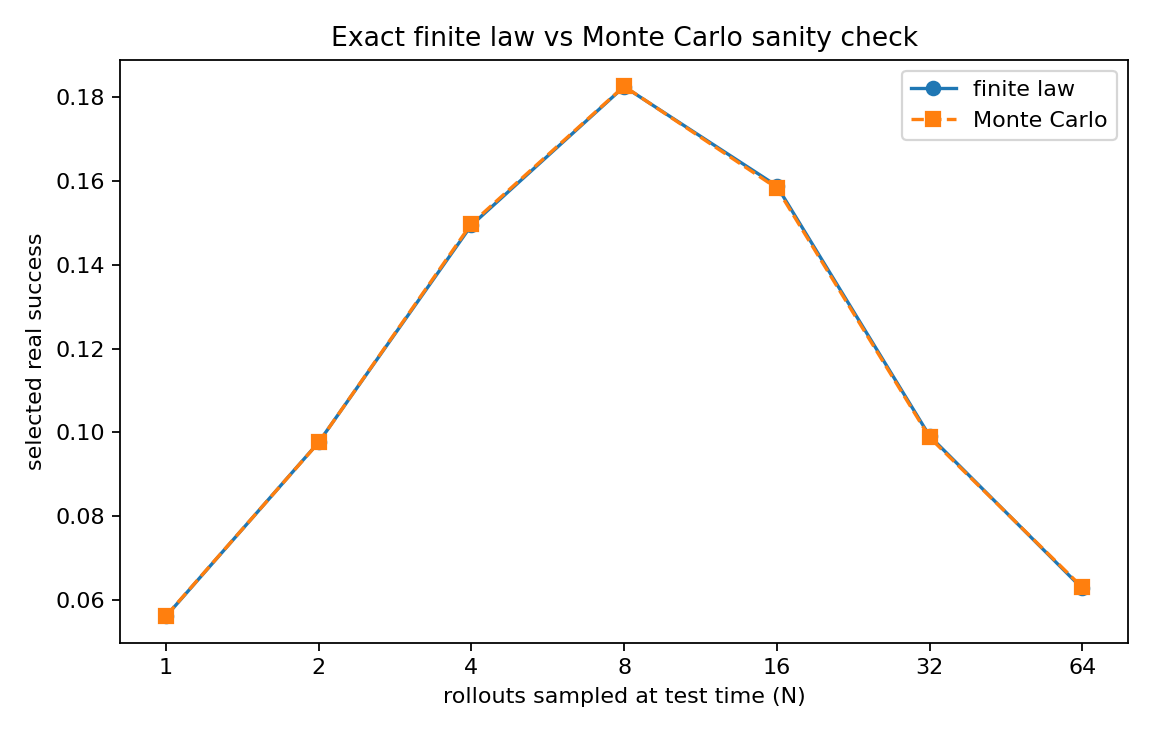
#> input picture results/figures/exp1_exact_vs_mc_success.png, 1152 x 736 px; the run also reads 1 picture not shown here
$ python figure_quality.py
#> lines starting #> are read from the running program, lines starting #| are printed output that depends on the picture; after the words box and inside, x2 and y2 are one past the last pixel; in counts of white or black regions, pixels touching at a corner belong together
### src/wam_inference_value/figure_quality.py
from __future__ import annotations

from dataclasses import dataclass
from pathlib import Path
from typing import Any

import matplotlib.image as mpimg
import numpy as np


EXPECTED_FIGURE_NAMES = {
    "exp1_exact_vs_mc_success.png",
    "exp1_exact_vs_mc_success_learned.png",
    "exp2_auc_vs_moment_error.png",
    "exp3_pilot_to_heldout_mae.png",
    "exp4_score_function_curves.png",
    "exp4_score_function_curves_learned.png",
    "exp5_imagined_vs_real_gap.png",
    "exp5_imagined_vs_real_gap_learned.png",
    "exp6_adaptive_allocation.png",
    "exp6_adaptive_allocation_learned.png",
    "exp7_closed_loop_success.png",
    "exp7_closed_loop_success_learned.png",
    "exp8_nonstationary_shift.png",
    "exp10_falsification_bad_scorer.png",
    "learned_wam_vs_analytic_wam.png",
    "multi_env_inference_curves.png",
    "benchmark_maniskill_curves.png",
    "benchmark_gym_robotics_curves.png",
    "benchmark_metaworld_curves.png",
    "benchmark_robosuite_curves.png",
    "benchmark_visual_wam_lite_curves.png",
    "benchmark_gym_robotics_visual_wam_curves.png",
    "inference_audit_tail_alignment.png",
    "inference_audit_tail_alignment_learned.png",
    "imagination_scaling_frontier.png",
}


@dataclass(frozen=True)
class FigureQualityCheck:
    name: str
    ok: bool
    detail: str


def add(checks: list[FigureQualityCheck], name: str, ok: bool, detail: str) -> None:
    checks.append(FigureQualityCheck(name=name, ok=bool(ok), detail=detail))


def scan_pngs(results_dir: Path) -> list[Path]:
    figures_dir = results_dir / "figures"
    if not figures_dir.exists():
        return []
    return sorted(path for path in figures_dir.glob("*.png") if path.is_file())


def _rgb_array(path: Path) -> np.ndarray:
    array = np.asarray(mpimg.imread(path))
    if array.ndim == 2:
        return array[..., None]
    if array.ndim == 3 and array.shape[-1] >= 3:
        return array[..., :3]
    raise ValueError(f"unsupported image shape {array.shape}")


def image_quality_record(path: Path, root: Path) -> dict[str, Any]:
    record: dict[str, Any] = {
        "path": path.relative_to(root).as_posix(),
        "bytes": path.stat().st_size,
        "readable": False,
        "ok": False,
    }
    try:
        rgb = _rgb_array(path).astype(float)
    except Exception as exc:
        record["detail"] = f"read_error={type(exc).__name__}: {exc}"
        return record

    height, width = rgb.shape[:2]
    if rgb.max(initial=0.0) > 1.0:
        normalized = rgb / 255.0
    else:
        normalized = rgb
    nonwhite_mask = np.any(np.abs(normalized - 1.0) > 0.02, axis=-1) if normalized.ndim == 3 else np.abs(normalized - 1.0) > 0.02
    record.update(
        {
            "readable": True,
            "width": int(width),
            "height": int(height),
            "pixel_std": float(np.std(normalized)),
            "pixel_span": float(np.max(normalized) - np.min(normalized)),
            "nonwhite_fraction": float(np.mean(nonwhite_mask)),
        }
    )
    return record


def audit_figure_quality(
    root: Path,
    results_dir: Path | None = None,
    *,
    expected_figure_names: set[str] | None = None,
    min_figures: int = 30,
    min_width: int = 300,
    min_height: int = 300,
    min_bytes: int = 1000,
    min_pixel_std: float = 0.02,
    min_pixel_span: float = 0.10,
    min_nonwhite_fraction: float = 0.02,
) -> dict[str, Any]:
    root = root.resolve()
    results_dir = (results_dir or root / "results").resolve()
    checks: list[FigureQualityCheck] = []
    paths = scan_pngs(results_dir)
    records = [image_quality_record(path, root) for path in paths]

    expected_names = EXPECTED_FIGURE_NAMES if expected_figure_names is None else expected_figure_names
    missing_expected = sorted(expected_names - {path.name for path in paths})
    unreadable = [record["path"] for record in records if not record.get("readable")]
    too_small = [record["path"] for record in records if int(record.get("width") or 0) < min_width or int(record.get("height") or 0) < min_height]
    tiny_files = [record["path"] for record in records if int(record.get("bytes") or 0) < min_bytes]
    low_variance = [record["path"] for record in records if float(record.get("pixel_std") or 0.0) < min_pixel_std]
    low_span = [record["path"] for record in records if float(record.get("pixel_span") or 0.0) < min_pixel_span]
    blankish = [record["path"] for record in records if float(record.get("nonwhite_fraction") or 0.0) < min_nonwhite_fraction]

    add(checks, "figure_files_present", len(paths) >= min_figures, f"figures={len(paths)}, required={min_figures}")
    add(checks, "expected_publication_figures_present", not missing_expected, f"missing={missing_expected}")
    add(checks, "figure_files_readable", not unreadable, f"unreadable={unreadable[:10]}, count={len(unreadable)}")
    add(checks, "figure_dimensions_publication_usable", not too_small, f"too_small={too_small[:10]}, count={len(too_small)}")
    add(checks, "figure_files_nontrivial_size", not tiny_files, f"tiny={tiny_files[:10]}, count={len(tiny_files)}")
    add(checks, "figure_pixel_variance_nonblank", not low_variance, f"low_variance={low_variance[:10]}, count={len(low_variance)}")
    add(checks, "figure_pixel_span_nonflat", not low_span, f"low_span={low_span[:10]}, count={len(low_span)}")
    add(checks, "figure_nonwhite_content_present", not blankish, f"blankish={blankish[:10]}, count={len(blankish)}")

    issues = [check for check in checks if not check.ok]
    return {
        "experiment": "figure_quality",
        "verified": len(issues) == 0,
        "results_dir": str(results_dir),
        "n_figures": len(paths),
        "n_expected_figures": len(expected_names),
        "n_checks": len(checks),
        "n_issues": len(issues),
        "thresholds": {
            "min_figures": min_figures,
            "min_width": min_width,
            "min_height": min_height,
            "min_bytes": min_bytes,
            "min_pixel_std": min_pixel_std,
            "min_pixel_span": min_pixel_span,
            "min_nonwhite_fraction": min_nonwhite_fraction,
        },
        "figure_records": records,
        "checks": [check.__dict__ for check in checks],
        "issues": [check.__dict__ for check in issues],
        "missing_expected_figures": missing_expected,
        "unreadable_figures": unreadable,
        "too_small_figures": too_small,
        "tiny_figure_files": tiny_files,
        "low_variance_figures": low_variance,
        "low_span_figures": low_span,
        "blankish_figures": blankish,
    }


def figure_quality_markdown(payload: dict[str, Any]) -> str:
    lines = [
        "# Figure Quality Report",
        "",
        f"- Verified: {payload.get('verified')}",
        f"- Figures audited: {payload.get('n_figures')}",
        f"- Expected publication figures: {payload.get('n_expected_figures')}",
        f"- Checks: {payload.get('n_checks')}",
        f"- Issues: {payload.get('n_issues')}",
        "",
    ]
    issues = payload.get("issues") or []
    if issues:
        lines.append("## Issues")
        lines.append("")
        for issue in issues:
            lines.append(f"- `{issue.get('name')}`: {issue.get('detail')}")
    else:
        lines.append("Canonical PNG figures are present, readable, nonblank, nonflat, and large enough for publication-style inspection.")
    lines.append("")
    return "\n".join(lines)

### scripts/figure_quality.py
from __future__ import annotations

import argparse
import json
import os
import sys
from pathlib import Path


ROOT = Path(__file__).resolve().parents[1]
SRC = ROOT / "src"
if str(SRC) not in sys.path:
    sys.path.insert(0, str(SRC))

from wam_inference_value.figure_quality import audit_figure_quality, figure_quality_markdown


def main() -> None:
    parser = argparse.ArgumentParser(description="Verify generated PNG result figures are readable and nonblank.")
    parser.add_argument("--output", type=Path, default=None, help="JSON output path.")
    parser.add_argument("--report", type=Path, default=None, help="Markdown report path.")
    parser.add_argument("--fail-on-error", action="store_true", help="Exit nonzero when figure checks fail.")
    args = parser.parse_args()

    results_override = os.environ.get("WAM_RESULTS_DIR")
    results_dir = Path(results_override).expanduser() if results_override else ROOT / "results"
    if not results_dir.is_absolute():
        results_dir = ROOT / results_dir
    output = args.output or results_dir / "figure_quality.json"
    report = args.report or ROOT / "reports" / "figure_quality_report.md"

    payload = audit_figure_quality(ROOT, results_dir)
#> in _rgb_array, array is the input picture: shape (736, 1152, 4) float32; mean R, G, B, A 0.98, 0.978, 0.976, 1
#> in image_quality_record, `nonwhite_mask = np.any(np.abs(normalized - 1.0) > 0.02, axis=-1) if no..`: nonwhite_mask: shape (736, 1152) bool; 3.5% white; 151 white regions (13 under 20 px), largest, box (x1, y1, x2, y2) and area: (157, 77, 1091, 625) 8403, (112, 59, 1129, 651) 6560, (901, 70, 1118, 141) 1150
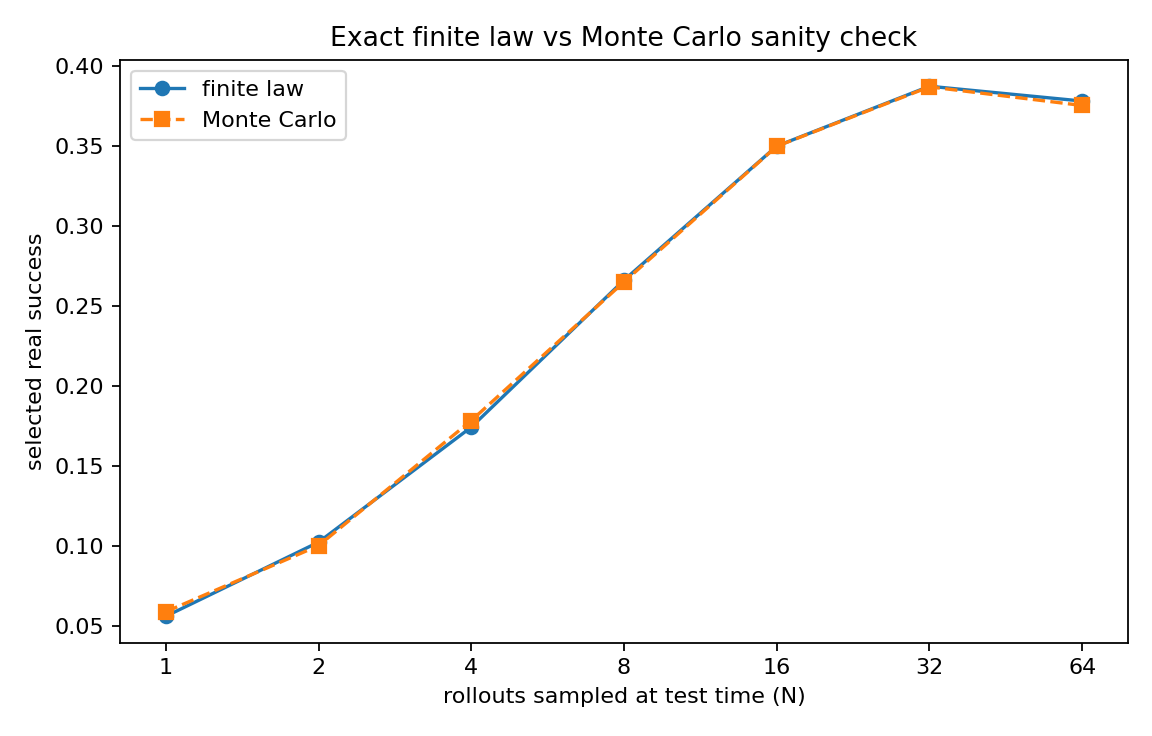
#> input picture results/figures/exp1_exact_vs_mc_success_learned.png, 1152 x 736 px
#> in _rgb_array, array is the input picture: shape (736, 1152, 4) float32; mean R, G, B, A 0.98, 0.978, 0.976, 1
#> in image_quality_record (call 2), `nonwhite_mask = np.any(np.abs(normalized - 1.0) > 0.02, axis=-1) if no..`: nonwhite_mask: shape (736, 1152) bool; 3.4% white; 155 white regions (14 under 20 px), largest, box (x1, y1, x2, y2) and area: (157, 78, 1091, 625) 7799, (112, 59, 1129, 651) 6574, (130, 70, 347, 141) 1150
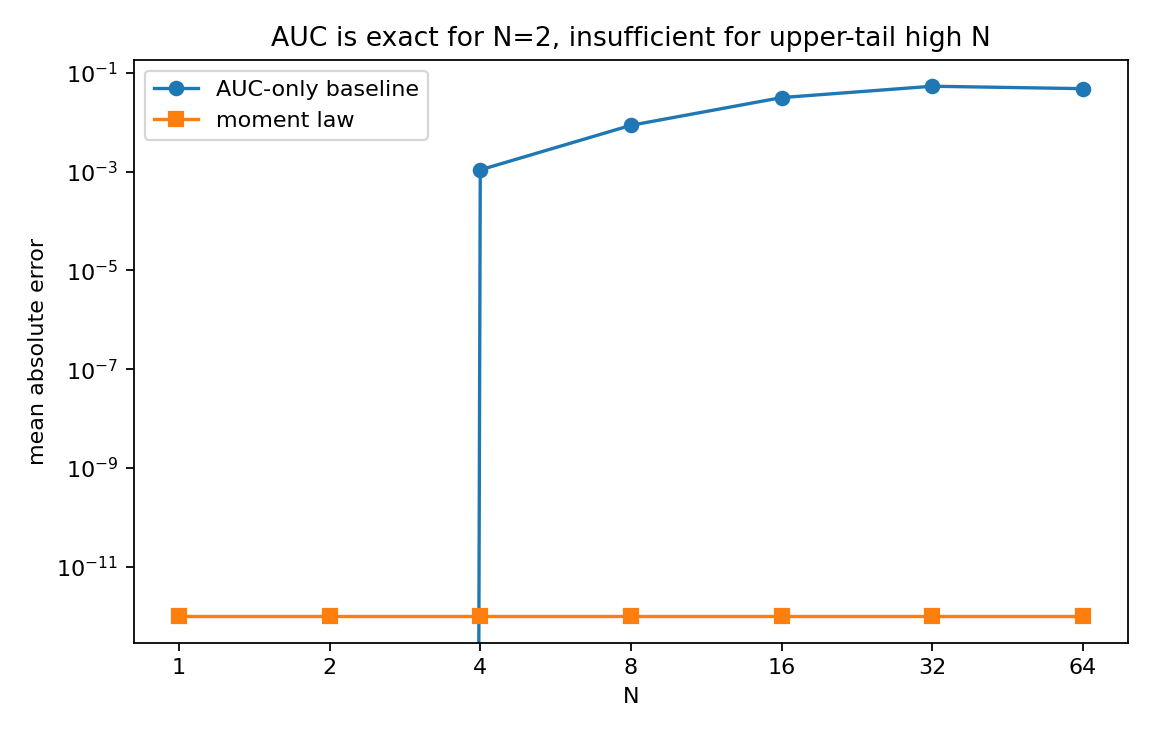
#> input picture results/figures/exp2_auc_vs_moment_error.png, 1152 x 736 px
#> in _rgb_array, array is the input picture: shape (736, 1152, 4) float32; mean R, G, B, A 0.979, 0.978, 0.977, 1
#> in image_quality_record (call 3), `nonwhite_mask = np.any(np.abs(normalized - 1.0) > 0.02, axis=-1) if no..`: nonwhite_mask: shape (736, 1152) bool; 3.7% white; 136 white regions (8 under 20 px), largest, box (x1, y1, x2, y2) and area: (126, 59, 1129, 651) 18053, (144, 70, 429, 141) 1420, (152, 110, 201, 128) 475
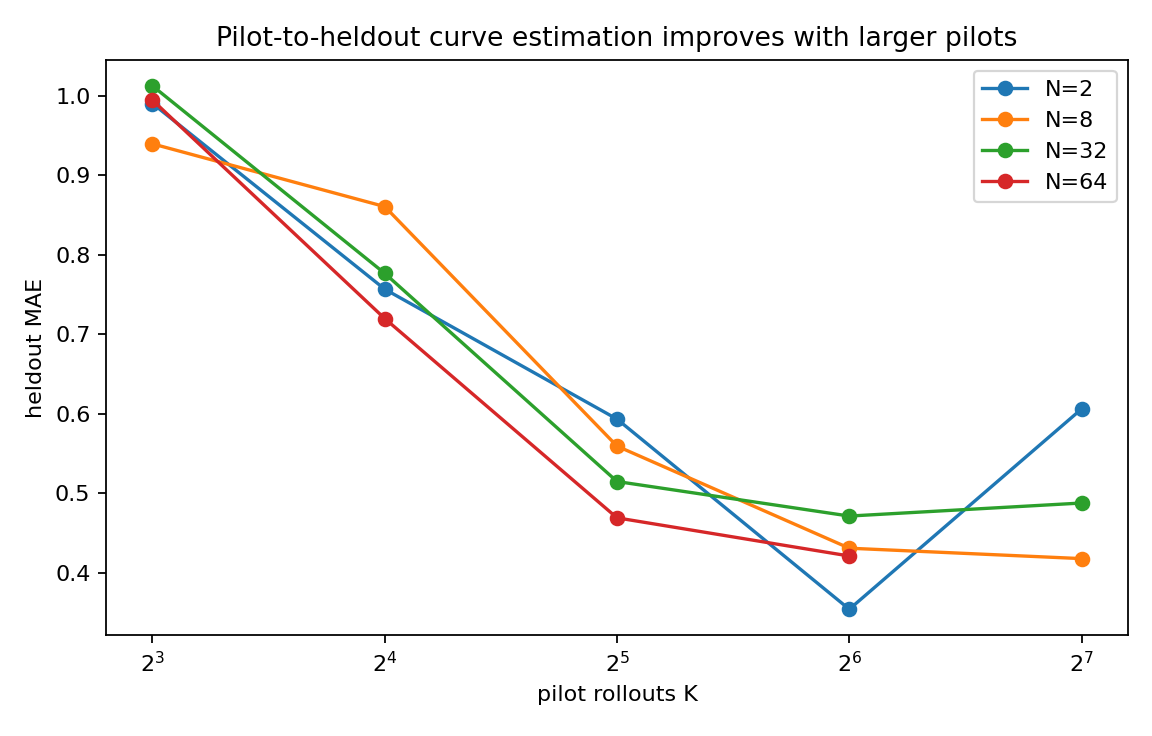
#> input picture results/figures/exp3_pilot_to_heldout_mae.png, 1152 x 736 px
#> in _rgb_array, array is the input picture: shape (736, 1152, 4) float32; mean R, G, B, A 0.974, 0.972, 0.969, 1
#> in image_quality_record (call 4), `nonwhite_mask = np.any(np.abs(normalized - 1.0) > 0.02, axis=-1) if no..`: nonwhite_mask: shape (736, 1152) bool; 4.9% white; 140 white regions (14 under 20 px), largest, box (x1, y1, x2, y2) and area: (144, 78, 1091, 618) 20442, (98, 59, 1129, 643) 6556, (973, 70, 1118, 203) 1106
#> in image_quality_record (call 5), `nonwhite_mask = np.any(np.abs(normalized - 1.0) > 0.02, axis=-1) if no..`: nonwhite_mask: shape (768, 1216) bool; 4.5% white; 276 white regions (31 under 20 px), largest, box (x1, y1, x2, y2) and area: (145, 80, 1152, 656) 12415, (96, 59, 1193, 683) 7022, (110, 67, 357, 241) 1676
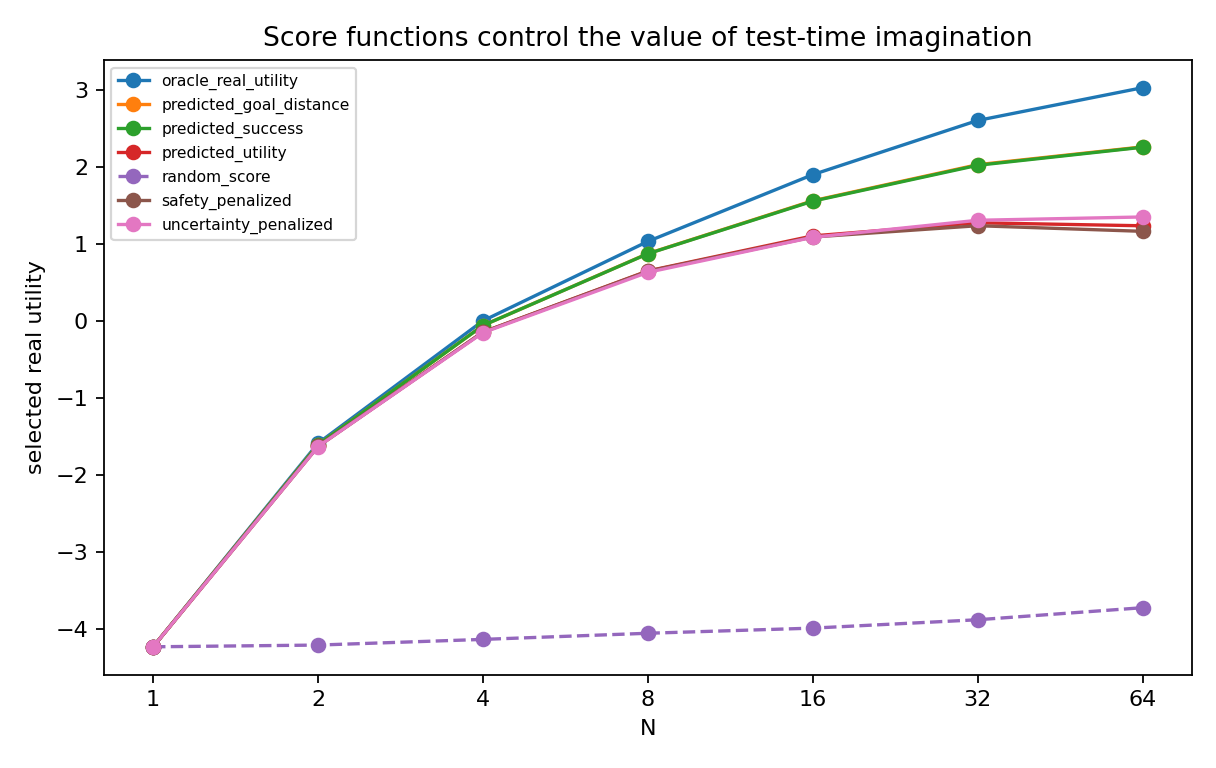
#> input picture results/figures/exp4_score_function_curves_learned.png, 1216 x 768 px
#> in _rgb_array, array is the input picture: shape (768, 1216, 4) float32; mean R, G, B, A 0.973, 0.971, 0.973, 1
#> in image_quality_record (call 6), `nonwhite_mask = np.any(np.abs(normalized - 1.0) > 0.02, axis=-1) if no..`:
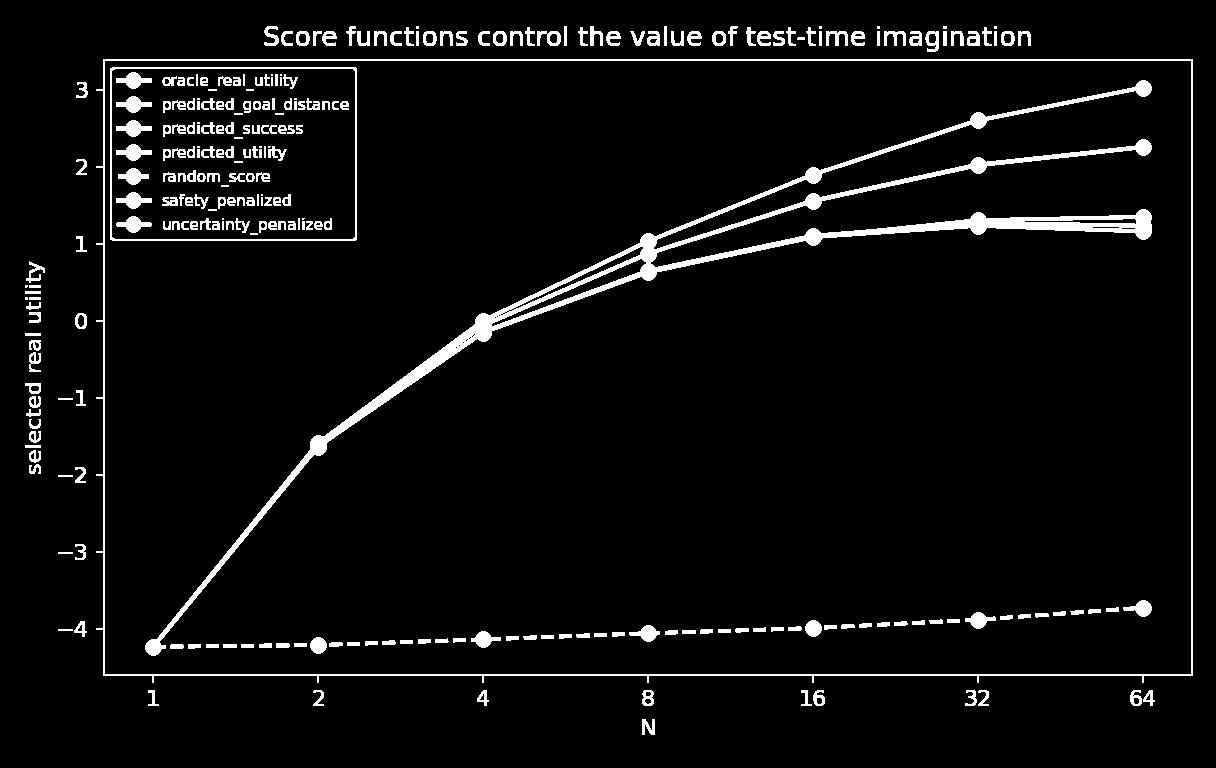
#> nonwhite_mask: shape (768, 1216) bool; 5% white; 276 white regions (31 under 20 px), largest, box (x1, y1, x2, y2) and area: (145, 80, 1152, 656) 17496, (96, 59, 1193, 683) 7022, (110, 67, 357, 241) 1676
#> in audit_figure_quality, `records = [image_quality_record(path, root) for path in paths]`: records = 6 items
#> in audit_figure_quality, `unreadable = [record["path"] for record in records if not record.get("..`: unreadable = []
#> in audit_figure_quality, `issues = [check for check in checks if not check.ok]`: issues = 2 items
#> payload = 18 items
    output.parent.mkdir(parents=True, exist_ok=True)
    report.parent.mkdir(parents=True, exist_ok=True)
    output.write_text(json.dumps(payload, indent=2), encoding="utf-8")
    report.write_text(figure_quality_markdown(payload), encoding="utf-8")
#> in figure_quality_markdown, `lines = [ "# Figure Quality Report", "", f"- Verified: {payload.get('v..`: lines = ['# Figure Quality Report', '', '- Verified: False', '- Figures audited: 6', '- Expected publication figures: 25', '- Checks: 8', '- Issues: 2', '']
#> in figure_quality_markdown, `issues = payload.get("issues") or []`: issues = 2 items
#> the loop in figure_quality_markdown, `for issue in issues:` made 2 passes
#> after the loop in figure_quality_markdown, `for issue in issues:`: lines = 12 items, first 6: '# Figure Quality Report', '', '- Verified: False', '- Figures audited: 6', '- Expected publication figures: 25', '- Checks: 8'
    print(
        "figure quality: "
        f"verified={payload['verified']}, figures={payload['n_figures']}, "
        f"checks={payload['n_checks']}, issues={payload['n_issues']}"
    )
#| figure quality: verified=False, figures=6, checks=8, issues=2
    if args.fail_on_error and not payload["verified"]:
        raise SystemExit(2)


if __name__ == "__main__":
    main()
